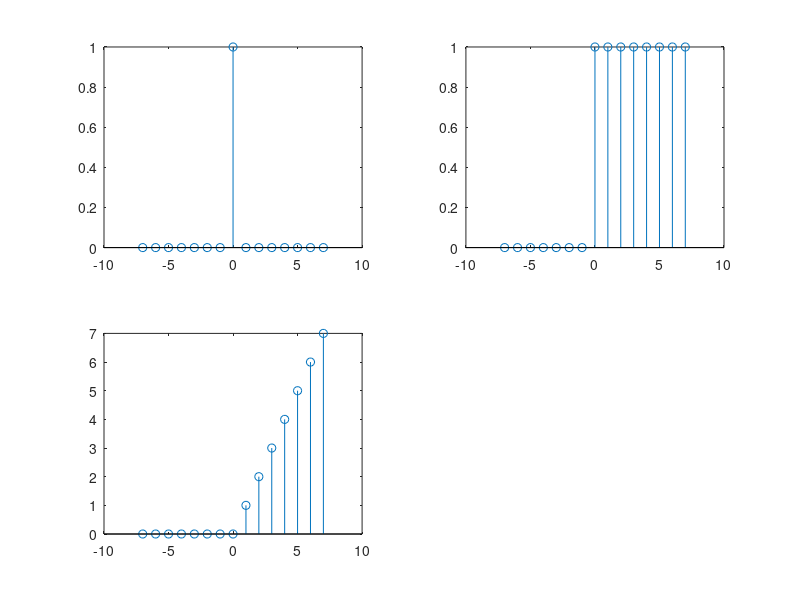

Write MATLAB code to recreate this figure.
n = -7:7;
delta = (n==0) ;
subplot(2,2,1),stem(n, delta);

delta = (n>=0);
subplot(2,2,2),stem(n,delta);

delta = (n.*[n>=0]);
subplot (2,2,3),stem(n,delta);


